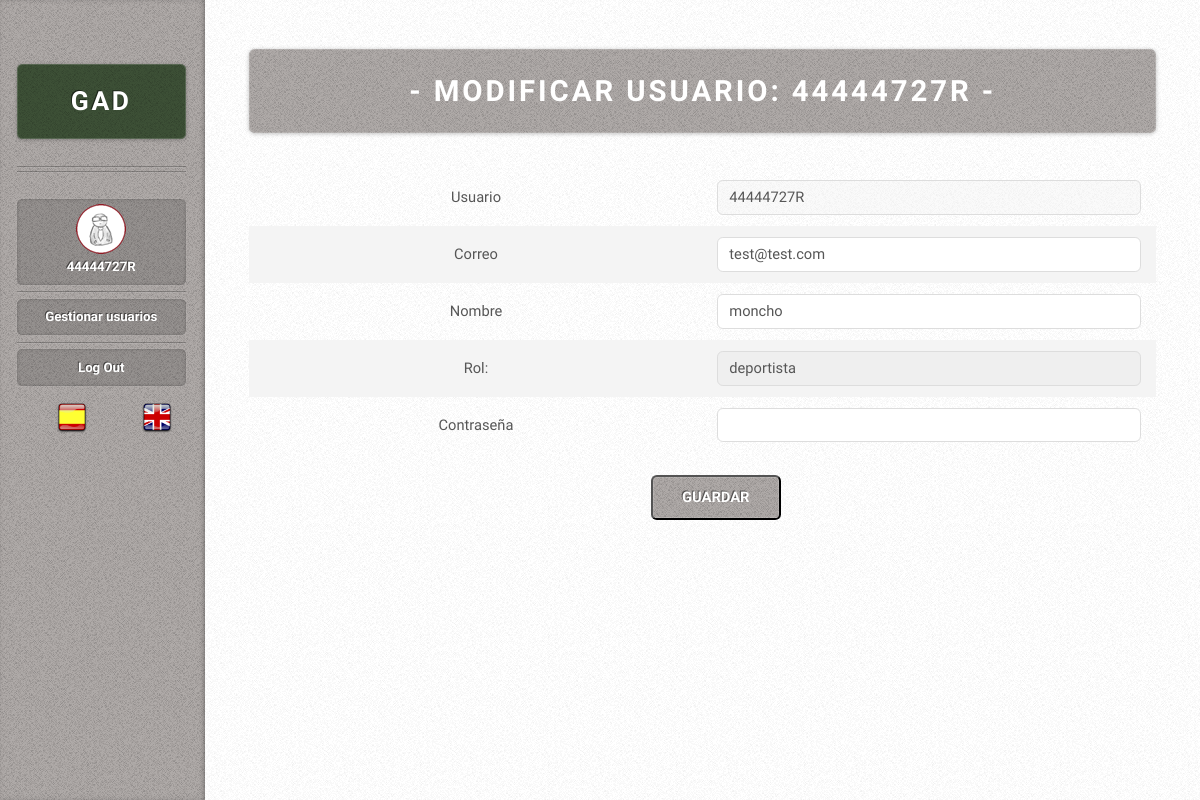
Page /vistas/a_detalles_usu.php?usu=44444727R (signed in) on the committed database.
### tables this page shows
CREATE TABLE IF NOT EXISTS `Usuario` (
  `dni` VARCHAR(9) NOT NULL,
  `password` VARCHAR(45) NULL,
  `nombreusuario` VARCHAR(45) NULL,
  `idioma` VARCHAR(3) NULL,
  `correo` VARCHAR(45) NULL,
  `tipousuario` VARCHAR(15) NULL,
  PRIMARY KEY (`dni`));

### modelo/model_usuario.php (called while the page is built, shortened)
<?php
class Usuario implements iModel {
    private function getnombreusuario ($pk){
        $db = new Database();
        $query = 'SELECT nombreusuario FROM Usuario WHERE dni = \'' . $pk .  '\'';
        $result = $db->consulta($query);
        $row = $result->fetch_array(MYSQLI_NUM);
        $nombreusuario = $row[0];
        return $nombreusuario;
    }
    private function getcorreo ($pk){
        $db = new Database();
        $query = 'SELECT correo FROM Usuario WHERE dni = \'' . $pk .  '\'';
        $result = $db->consulta($query);
        $row = $result->fetch_array(MYSQLI_NUM);
        $correo = $row[0];
        return $correo;
    }
    public function gettipousuario ($pk){
        $db = new Database();
        $query = 'SELECT tipousuario FROM Usuario WHERE dni = \'' . $pk .  '\'';
        $result = $db->consulta($query);
        $row = $result->fetch_array(MYSQLI_NUM);
        $tipousuario = $row[0];
        return $tipousuario;
    }
    public function getpassword ($pk){
        $db = new Database();
        $query = 'SELECT password FROM Usuario WHERE dni = \'' . $pk .  '\'';
        $result = $db->consulta($query);
        $row = $result->fetch_array(MYSQLI_NUM);
        $pass = $row[0];
        return $pass;
    }
    public function listar(){
        $db = new Database();
        $sqlUsuario = $db->consulta("SELECT * FROM Usuario");
        $arrayUsuario = array();
        while ($row_usuario = mysqli_fetch_assoc($sqlUsuario))
            $arrayUsuario[] = $row_usuario;
        return $arrayUsuario;
    }
    public function consultar ($pk){
        $usunombreusuario = $this->getnombreusuario($pk);
        $usucorreo = $this->getcorreo($pk);
        $usuPass = $this->getpassword($pk);
        $tipousuario = $this->gettipousuario($pk);
        $usuario = array("dni"=>$pk, "nombreusuario"=>$usunombreusuario, "correo"=>$usucorreo, "password"=>$usuPass, "tipousuario" => $tipousuario);
        return $usuario;
    }
}
?>

### modelo/connect_DB.php (called while the page is built, shortened)
<?php
class Database {
    var $conexion;
    public function __construct($host="localhost",$user="admingym",
                                $pass="admingym", $db="gimnasio"){
        $this->conexion = mysqli_connect($host, $user, $pass, $db);
    }
    public function consulta($sentencia){
        return mysqli_query($this->conexion,$sentencia);
    }
}
?>

### controladores/ctrl_usuario.php (called while the page is built, shortened)
<?php
    include_once "../modelo/model_usuario.php";
    $usuarios = new Usuario();
    $arrayUsuarios = $usuarios->listar();
?>

### vistas/a_detalles_usu.php (the view, shortened to what this page needs)
<!DOCTYPE HTML>
<html>
    <?php
    include_once('../controladores/ctrl_usuario.php');
    if(isset($_GET['usu'])){
        $usuario = $_GET['usu'];
        $u = new Usuario();
        $usu = $u->consultar($usuario);
    }
    ?>
    <body class="left-sidebar">
        <div id="wrapper">
            <?php	include_once 'nav.php';?>
            <div id="content">
                <div class="inner">
                    <header><h1 id="logo"><a>- <?php echo $idioma["mod_usuarios"];?> <?php echo $usuario; ?> -</a></h1></header>
                    <br>
                    <form name='FormModificar_Usuario' id='FormModificar_Usuario' action='../controladores/ctrl_admin_mod_usuario.php' method='post'>
                        <table class='default'>
                            <tr>
                                <td><?php echo $idioma["reg_usuario"]; ?></td>
                                <td><input type='text' disabled class='text' value="<?php echo $usu['dni']; ?>" / name='login'></td>
                            </tr>
                            <tr>
                                <td><?php echo $idioma["reg_email"];?></td>
                                <td><input type='email' class='text' value="<?php echo $usu['correo']; ?>" / name='email' required></td>
                            </tr>
                            <tr>
                                <td><?php echo $idioma["reg_nombre"]; ?></td>
                                <td><input type='text' class='text' value="<?php echo $usu['nombreusuario']; ?>"/ name='nombre' required></td>
                            </tr>
                            <tr>
                                <td width='25%'>Rol:</td>
                                <td width='25%'>
                                    <select name='tipo' required>
                                        <?php switch($usu['tipo']){
                                        ?>
                                        <?php break;
                                    default:
                                        ?>
                                        <option value='deportista' selected>deportista</option>
                                        <?php } ?>
                                    </select>
                                </td>
                            </tr>
                            <tr>
                                <td><?php echo $idioma["perfil_contrasena"];?></td>
                                <td><input type='password' name='password' id='password' required></td>
                            </tr>
                        </table>
                        <table class='alternative'>
                            <tr>
                                <td width='30%'></td>
                                <td width='10%' colspan='4'><input type='submit' onclick="cifrar()"  name='accion' value='<?php echo $idioma["guardar"]; ?>'></td>
                                <td width='25%'></td>
                            </tr>
                        </table>
                    </form>
                </div>
            </div>
        </div>
    </body>
</html>

### css/skel.css (style rules this page uses)
html,body,div,span,applet,object,iframe,h1,h2,h3,h4,h5,h6,p,blockquote,pre,a,abbr,acronym,address,big,cite,code,del,dfn,em,img,ins,kbd,q,s,samp,small,strike,strong,sub,sup,tt,var,b,u,i,center,dl,dt,dd,ol,ul,li,fieldset,form,label,legend,table,caption,tbody,tfoot,thead,tr,th,td,article,aside,canvas,details,embed,figure,figcaption,footer,header,hgroup,menu,nav,output,ruby,section,summary,time,mark,audio,video { margin:0;padding:0;border:0;font-size:100%;font:inherit;vertical-align:baseline; }
article,aside,details,figcaption,figure,footer,header,hgroup,menu,nav,section { display:block; }
body { line-height:1; }
table { border-collapse:collapse;border-spacing:0; }
body { -webkit-text-size-adjust:none }
*, *:before, *:after { -moz-box-sizing: border-box; -webkit-box-sizing: border-box; box-sizing: border-box; }
body { min-width: 1200px; }

### css/style.css (style rules this page uses)
body { background-color: #e8e8e8; background-image: url('images/bg02.png'); }
body,input,textarea,select { font-family: 'Source Sans Pro', sans-serif; font-weight: 400; color: #565656; }
a { color: #AFAAA8; }
p, ul, ol, dl, table { margin-bottom: 1em; }
table { width: 100%; }
table.default tbody tr:nth-child(2n+2) { background: #f4f4f4; }
table.default td { text-align: center; padding: 0.75em 1em 0.75em 1em; }
table.alternative td { padding: 0.5em 1em 0.5em 1em; }
form input[type="text"], form input[type="date"], form input[type="email"], form input[type="password"], form select, form textarea { display: block; border-radius: 0.4em; -webkit-appearance: none; border: solid 1px #ddd; padding: 0.5em 0.75em; width: 100%; line-height: 1.25em; }
header { margin: 0 0 0 0; }
input[type="button"], input[type="submit"], input[type="reset"], .button { cursor: pointer; background-color: #AFAAA8; background-image: url('images/bg01.png'); border-radius: 0.4em; text-align: center; box-shadow: inset 0px 0px 0px 1px rgba(255,255,255,0.15); color: #fff; font-family: 'Open Sans Condensed', sans-serif; font-weight: 700; text-decoration: none; -moz-transition: background-color .25s ease-in-out, color .25s ease-in-out; -webkit-transition: background-color .25s ease-in-out, color .25s ease-in-out; -o-transition: background-color .25s ease-in-out, color .25s ease-in-out; -ms-transition: background-color .25s ease-in-out, color .25s ease-in-out; transition: background-color .25s ease-in-out, color .25s ease-in-out; text-shadow: -1px -1px 0px rgba(0,0,0,0.5); }
#wrapper { position: relative; }
#content { position: relative; background-color: #fff; background-image: url('images/bg02.png'); }
#content > .inner { position: relative; z-index: 1; }

### css/style-desktop.css (style rules this page uses)
body { height: 100%; }
body,input,textarea,select { line-height: 1.75em; }
input[type="button"], input[type="submit"], input[type="reset"], .button { display: inline-block; padding: 0.5em 2em 0.5em 2em; }
#logo { font-family: 'Open Sans Condensed', sans-serif; font-weight: 700; font-size: 2em; letter-spacing: 0.1em; }
#logo a { display: block; background-color: #AFAAA8; background-image: url('images/bg01.png'); padding: 0.875em 0.25em; border-radius: 0.2em; text-align: center; box-shadow: inset 0px 0px 0px 1px rgba(255,255,255,0.15), 0 0.025em 0.15em 0em rgba(0,0,0,0.25); text-decoration: none; color: #fff; }
#content { box-shadow: 0 0 0.25em 0em rgba(0,0,0,0.25); }
#content > .inner { max-width: 2560px; padding-bottom: 2em; }

### css/style-wide.css (style rules this page uses)
body { min-width: 1200px; }
body,input,textarea,select { font-size: 12pt; }
#content { padding: 3em 5em 8em 5em; }
body.left-sidebar #content { margin-left: 21em; }

### css/style-narrow.css (style rules this page uses)
body { min-width: 1000px; }
body,input,textarea,select { font-size: 11pt; }
#content { Padding: 2em 3em 6em 3em; }
body.left-sidebar #content { margin-left: 14em; }

### rows in the picture
usuario: login "44444727R", email "test@test.com", nombre "moncho"

### other values in the picture
$_SESSION['login_usuario'] "44444727R"
$idioma["gestionar_usuarios"] "Gestionar usuarios"
$idioma["mod_usuarios"] "MODIFICAR USUARIO:"
$usuario "44444727R"
$idioma["reg_usuario"] "Usuario"
$idioma["reg_email"] "Correo"
$idioma["reg_nombre"] "Nombre"
$idioma["perfil_contrasena"] "Contraseña"
